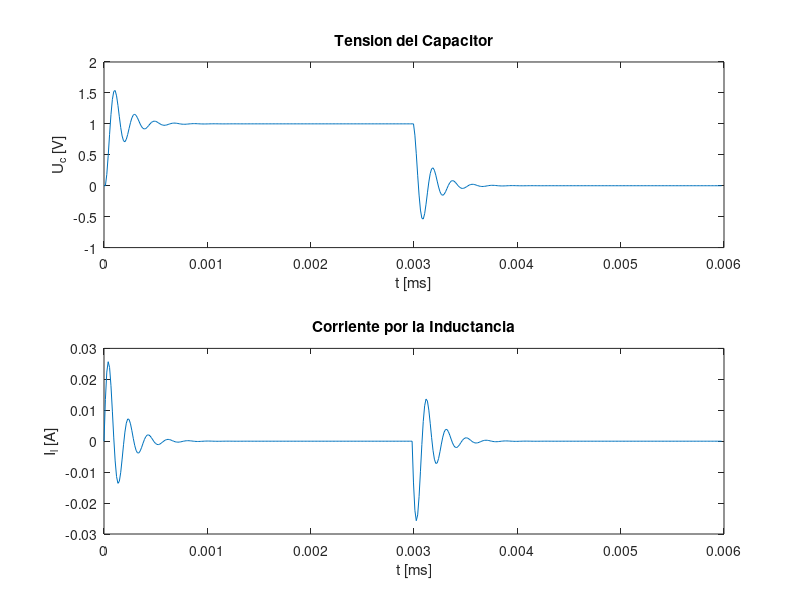

Write the MATLAB code that produced this figure.
clear, clc

%Constantes del problema
R=12;
L=1e-3;
C=1e-6;

%Condiciones iniciales
x1(1)=0;
x2(1)=0;

%Pasos de integracion
T1 = 2*pi*sqrt(L*C) / (100 * sqrt( 1-C*R^2 / (4*L) ) );
T2 = 2*pi*sqrt(L*C) / (15 * sqrt( 1-C*R^2 / (4*L) ) );
T=T2;

%Definicion de Entrada
anchoPulso = round(3e-3/T);
u = [ones(anchoPulso,1); zeros(anchoPulso,1)];

%Integracion numerica
for n=2:1:length(u)   
    x1(n) = x2(n-1)*T + x1(n-1);
    x2(n) = x2(n-1) + (u(n) - R*x2(n-1) - x1(n)/C )*T/L;
end

%Calculo expresiones pedidas
uc = x1 / C;
il = x2;

%Graficas
abcisas= 0:T:(6e-3)-T;

subplot(2,1,1), plot(abcisas, uc);
title('Tension del Capacitor');
ylabel('U_c [V]');
xlabel('t [ms]');

subplot(2,1,2), plot(abcisas, il);
title('Corriente por la Inductancia');
ylabel('I_l [A]');
xlabel('t [ms]');
